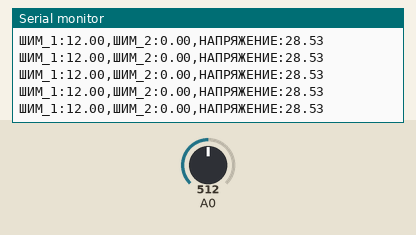
Bench run of a sketch on a simulated Arduino Uno, built for the host (arithmetic inside an expression is 32-bit, double 64-bit). Parts: the last lines printed to the serial monitor. The test bench sets the inputs (shaded band); at power-on: A0 = 512.

Above: at 1.2 s.
1.3 s: A0 set to 225
At 1.8 s:
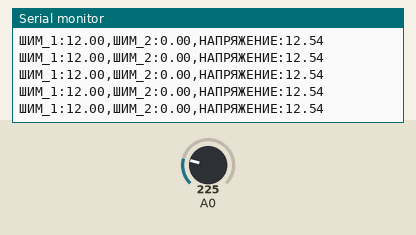
2.8 s: A0 set to 207
At 3.6 s:
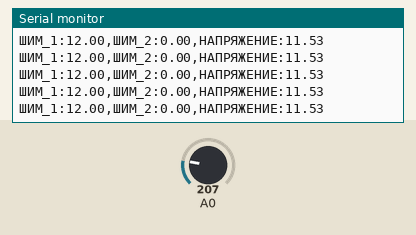
Timing chart, 0 to 5.6 s (numbered marks = the images above; inputs shaded):
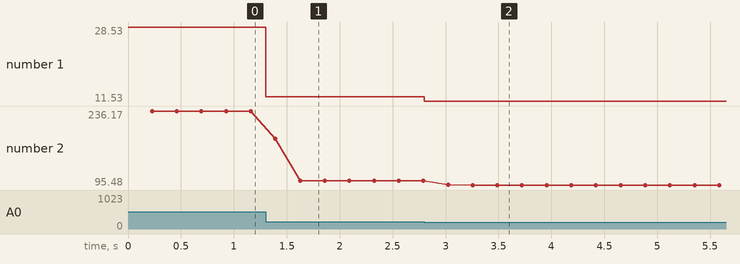

The sketch:

sketch_jan23a.ino
```cpp
float limit1 = 12.0;
float limit2 = 0.0;
float summa = 0.0;
int count = 0;

void setup() {
  Serial.begin(250000);
}

void loop() {
  float value = analogRead(0);
  float voltage = (value*57)/1023;
  if (count<=100){
    summa+=voltage;
    count+=1;
  }else{
    Serial.print(summa/12.2);
    Serial.println(" %");
    count = 0;
    summa = 0.0;
  }

  Serial.print("ШИМ_1:");
  Serial.print(limit1);
  Serial.print(",");
  Serial.print("ШИМ_2:");
  Serial.print(limit2);
  Serial.print(",");
  Serial.print("НАПРЯЖЕНИЕ:");
  Serial.println(voltage);
}
```

Measured:
- after the input at 1.3 s, the serial monitor: prints a new line at once (image 1)
- after the input at 2.8 s, the serial monitor: prints a new line at once (image 2)
- plotted number 1: 28.53 → 12.54 after the input at 1.3 s, 12.54 → 11.53 after the input at 2.8 s
- plotted number 2: 236.17 → 103.79 after the input at 1.3 s, 103.79 → 95.48 after the input at 2.8 s
